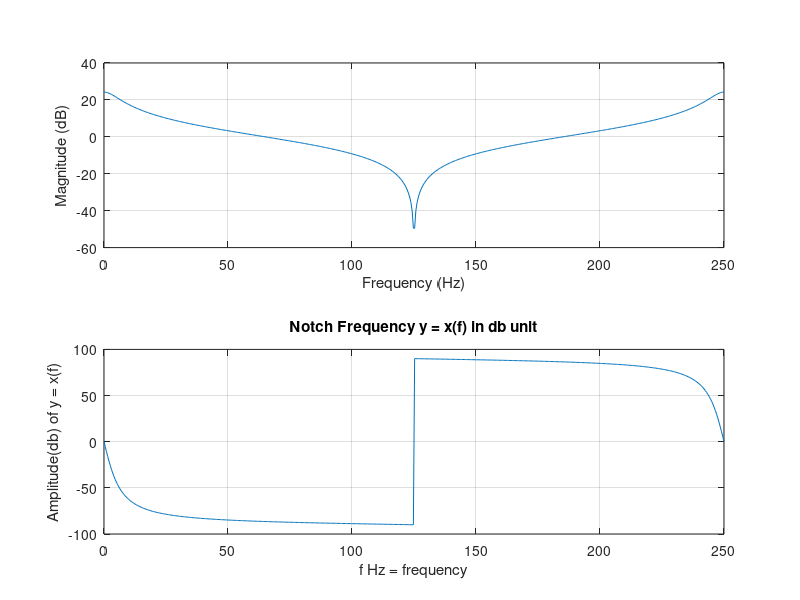

Here is the MATLAB script that generated this plot:
% Notch Frequency
b = [1 0 1];      % b coefficients of z transform X(z)=b0+b1y1+b2y2/a0+a1x1+a2x2
a = [1 0 -0.877]; % a coefficients of z transform X(z)=b0+b1y1+b2y2/a0+a1x1+a2x2

Fs = 500;         % Fs = sampling frequency
freqz(b,a,501,Fs);% for frequency response in f-domain
                  % 501 = no of frequency samples
                  % Fs = sampling frequency used for
                  % normalization
                  
title("Notch Frequency y = x(f) in db unit");
xlabel("f Hz = frequency");
ylabel("Amplitude(db) of y = x(f)");